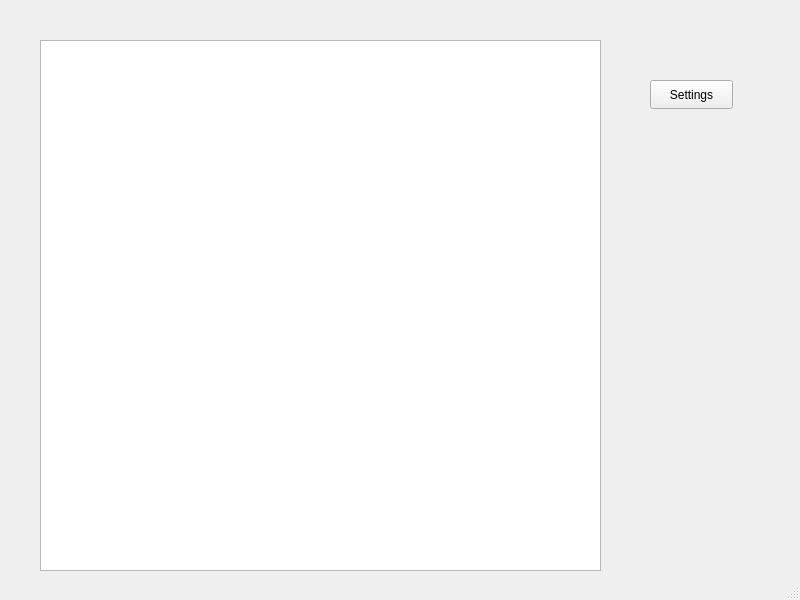
<?xml version="1.0" encoding="UTF-8"?>
<ui version="4.0">
 <class>MainWindow</class>
 <widget class="QMainWindow" name="MainWindow">
  <property name="geometry">
   <rect>
    <x>0</x>
    <y>0</y>
    <width>800</width>
    <height>600</height>
   </rect>
  </property>
  <property name="windowTitle">
   <string>MainWindow</string>
  </property>
  <widget class="QWidget" name="centralwidget">
   <widget class="QGraphicsView" name="myGraphicsView">
    <property name="geometry">
     <rect>
      <x>40</x>
      <y>40</y>
      <width>561</width>
      <height>531</height>
     </rect>
    </property>
   </widget>
   <widget class="QPushButton" name="pushButton">
    <property name="geometry">
     <rect>
      <x>650</x>
      <y>80</y>
      <width>83</width>
      <height>29</height>
     </rect>
    </property>
    <property name="text">
     <string>Settings</string>
    </property>
   </widget>
  </widget>
  <widget class="QMenuBar" name="menubar">
   <property name="geometry">
    <rect>
     <x>0</x>
     <y>0</y>
     <width>800</width>
     <height>25</height>
    </rect>
   </property>
  </widget>
  <widget class="QStatusBar" name="statusbar"/>
 </widget>
 <resources/>
 <connections/>
</ui>
